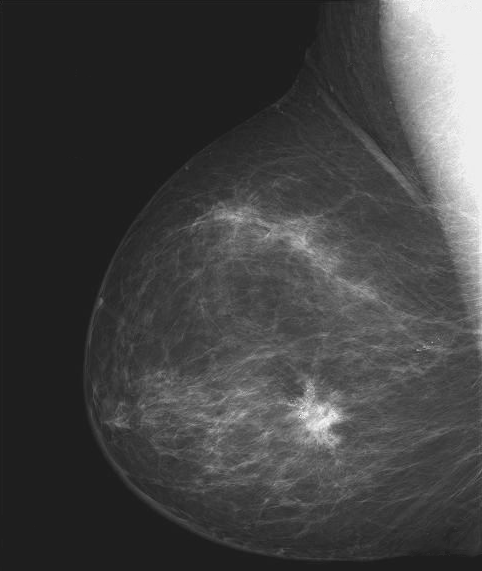
%> input picture DigitalImageProcessing/Talleres/Scripts/Fig0304(a)(breast_digital_Xray).tif, 482 x 571 px
$ octave ejercicio2.m   (GNU Octave 9; MATLAB toolbox functions it lacks are replaced by stand-ins)
%> lines starting %> are read from the running program, lines starting %| are printed output that depends on the picture
%> further down, I is the input picture: size 571x482 uint8; min 21, max 255, mean 66.7
### DigitalImageProcessing/Talleres/Scripts/escalar_imagen.m
%--------------------------------------------------------------------------
% funci髇 en Matlab que retorna una imagen de salida en una escala de grises de 0 a L-1.
% La imagen de salida puede ser tipo uint o double seg鷑 lo indique el usuario con un par醡etro de
% entrada llamado tipo (si tipo = 0, la intensidad debe entregarse como entero sin signo, si tipo=1, la
% intensidad debe entregarse como doble). La funci髇 internamente debe escalar la imagen, y en caso
% que se deba retornar usando enteros sin signo, debe determinar autom醫icamente si debe usar unit8,
% uint16, uint32, o uint64.
%--------------------------------------------------------------------------
%I:    Imagen de entrada
%Vmax: Valor m醲imo de intensidad (1,3,7,15,31,63,127,255, etc...)
%Tipo: 0: matriz de salida tipo entero sin signo.  1: matriz de salida tipo
%doble.
%I2:   Imagen de salida.
%--------------------------------------------------------------------------
function I2=escalar_imagen(I,Vmax,tipo)
%> called with Vmax = 255, tipo = 0
%--------------------------------------------------------------------------
I1=double(I);          %Convierto la imagen de entrada a double.
minimo=min(min(I1));  %Calculo el m韓imo de la intensidad de la imagen de entrada.
%> minimo = 21
I1=I1-minimo;         %Con esto la intensidad queda entre 0 y un valor dado.
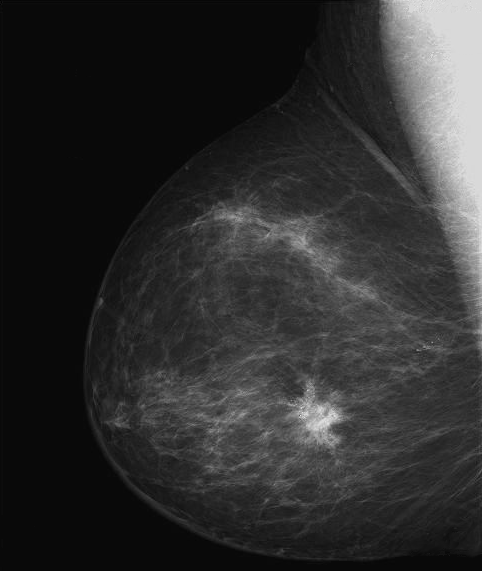
%> I1: size 571x482 double; min 0, max 234, mean 45.7
maximo=max(max(I1));  %Calculo el m醲imo de I1.
%> maximo = 234
if maximo==0          %Este condicional evita una divisi髇 por cero.
    I1=0*I1;              %Matriz de ceros.
else
    I1=I1/maximo;         %Con esto normalizo la imagen.
end
I1=I1*Vmax;           %Con esto escalo la imagen para que quede entre 0 y Vmax.

%--------------------------------------------------------------------------

n=ceil(log10(Vmax+1)/log10(2));  %Cu醤tos bits se requieren para codificar Vmax.

if tipo==0               %Retornar como entero sin signo

    I2=round(I1);

    if (n<=8)
        I2=uint8(I2);
%> I2: size 571x482 uint8
    elseif (n>8) && (n<=16)
        I2=uint16(I2);
    elseif (n>16) && (n<=32)
        I2=uint32(I2);
    elseif (n>32) && (n<=64)
        I2=uint64(I2);
    else
        I2=I1;          %En otro caso d閖elo como double.
    end

elseif tipo==1          %Retornar como double

        I2=I1; %En otro caso d閖elo como double.

end

### DigitalImageProcessing/Talleres/Scripts/trans_intensidad.m
%--------------------------------------------------------------------------
% función en Matlab que toma como argumentos una imagen en escala de grises de tamaño
% arbitrario, y una serie de argumentos variables (usando los comandos:
% varargin, nargin de Matlab) que definen tanto el tipo de función de ajuste a utilizar así como
% los parámetros requeridos por dicha función de ajuste.
% El cuerpo de la función aplica el ajuste de intensidad a cada pixel de la imagen de entrada.
% La función permite aplicar transformaciones de intensidad lineal, logarítmica, y ley de potencia
% según lo requiera el usuario.
%--------------------------------------------------------------------------
%I:    Imagen de entrada
%Tipo: 'lineal':         s= mr+b          ENTONCES parámetro1=m, parámetro2=b
%      'log':            s=c*log10(1+r)   ENTONCES parámetro1=c,
%      'potencia':       s=c*r^gamma      ENTONCES parámetro1=c, parámetro2=gamma

%I2:   Imagen de salida.
%--------------------------------------------------------------------------
function I2=trans_intensidad(I,tipo,varargin)
%> called with tipo = 'lineal'
%--------------------------------------------------------------------------

I1=double(I);          %Convierto la imagen de entrada a double.

I2=[];                 %Defino la variable y la inicializo vacía.

switch lower(tipo)
    case 'lineal'

        if nargin==4
            m=varargin{1};    %pendiente
%> m = -1
            b=varargin{2};    %corte
%> b = 255
            I2=m*I1+b;
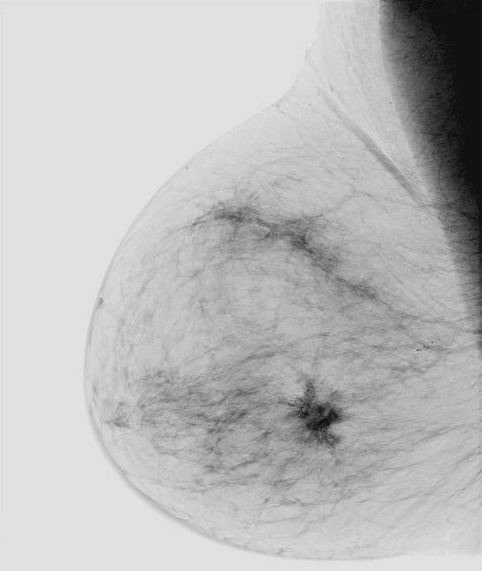
%> I2: size 571x482 double; min 0, max 234, mean 188.3
        else
            disp('Número incorrecto de parámetros')
        end


    case 'log'
        if nargin==3
            c=varargin{1};    %Constante
            I2=c*log10(1+I1);
        else
            disp('Número incorrecto de parámetros')
        end

    case 'potencia'

        if nargin==4
            c=varargin{1};     %Constante
            gamma=varargin{2}; %Gamma
            I2=c*I1.^gamma;
        else
            disp('Número incorrecto de parámetros')
        end

    otherwise
        disp('Transformación de intensidad desconocida.')
end

### DigitalImageProcessing/Talleres/Scripts/ejercicio2.m
%--------------------------------------------------------------------------
%Autor:       Dr Jairo Alejandro Gómez.
%Institución: Universidad de San Buenaventura. Cali, Colombia
%Fecha:       Abril 2012.
%--------------------------------------------------------------------------
% Ejercicio2: Diseñe una función en Matlab que tome como argumentos una imagen en escala de grises de tamaño
% arbitrario, y una serie de argumentos variables (ver comandos: varargin, nargin de Matlab) que definan
% tanto el tipo de función de ajuste a utilizar así como los parámetros requeridos por dicha función de
% ajuste. El cuerpo de la función debe aplicar el ajuste de intensidad a cada pixel de la imagen de entrada.
% La función deberá permitir aplicar transformaciones de intensidad lineal, logarítmica, y ley de potencia
% según lo requiera el usuario.
%--------------------------------------------------------------------------
clear all
close all
clc
%--------------------------------------------------------------------------
%Ejemplo usando una transformación lineal (negativo)
%--------------------------------------------------------------------------

nombre_imagen_con_extension='Fig0304(a)(breast_digital_Xray).tif';  %Image to load.
I=imread(nombre_imagen_con_extension);     %Read image from file
imfinfo(nombre_imagen_con_extension)

figure
imshow(escalar_imagen(I,255,0),'InitialMagnification', 'fit')
title('Imagen de entrada')

I2=escalar_imagen(I,255,0);   %Esto es para garantizar que el dominio de entrada es 0-255.
m=-1;
b=255;
I2=trans_intensidad(I,'lineal',m,b);

figure
imshow(escalar_imagen(I2,255,0),'InitialMagnification', 'fit')
title('Imagen de salida con una transformación lineal (Negativo)')
%--------------------------------------------------------------------------
%Ejemplo usando una transformación logarítmica.
%--------------------------------------------------------------------------

nombre_imagen_con_extension2='Fig0305(a)(DFT_no_log).tif';  %Image to load.
I3=imread(nombre_imagen_con_extension2);     %Read image from file
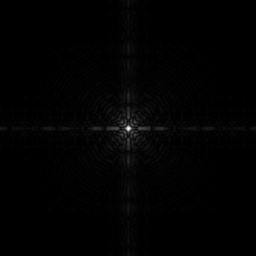
%> input picture DigitalImageProcessing/Talleres/Scripts/Fig0305(a)(DFT_no_log).tif, 256 x 256 px
%> I3 is the input picture: size 256x256 uint8; min 0, max 255, mean 2.1
imfinfo(nombre_imagen_con_extension2)

figure
imshow(escalar_imagen(I3,255,0),'InitialMagnification', 'fit')
title('Imagen de entrada')

c=1;
I4=trans_intensidad(I3,'log',c);
%> call 2 of trans_intensidad, with tipo = 'log'
%> in trans_intensidad (call 2), `c=varargin{1};`: c = 1
%> in trans_intensidad (call 2), `I2=c*log10(1+I1);`:
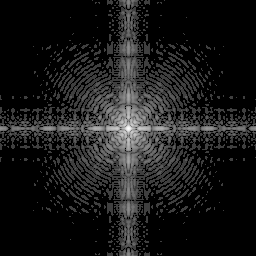
%> I2: size 256x256 double; min 0, max 2.41, mean 0.243; drawn with min black and max white

figure
imshow(escalar_imagen(I4,255,0),'InitialMagnification', 'fit')
title('Imagen de salida con una transformación logarítmica')
%--------------------------------------------------------------------------
%Ejemplo usando una transformación de ley de potencia.
%--------------------------------------------------------------------------

nombre_imagen_con_extension3='Fig0308(a)(fractured_spine).tif';  %Image to load.
I5=imread(nombre_imagen_con_extension3);     %Read image from file
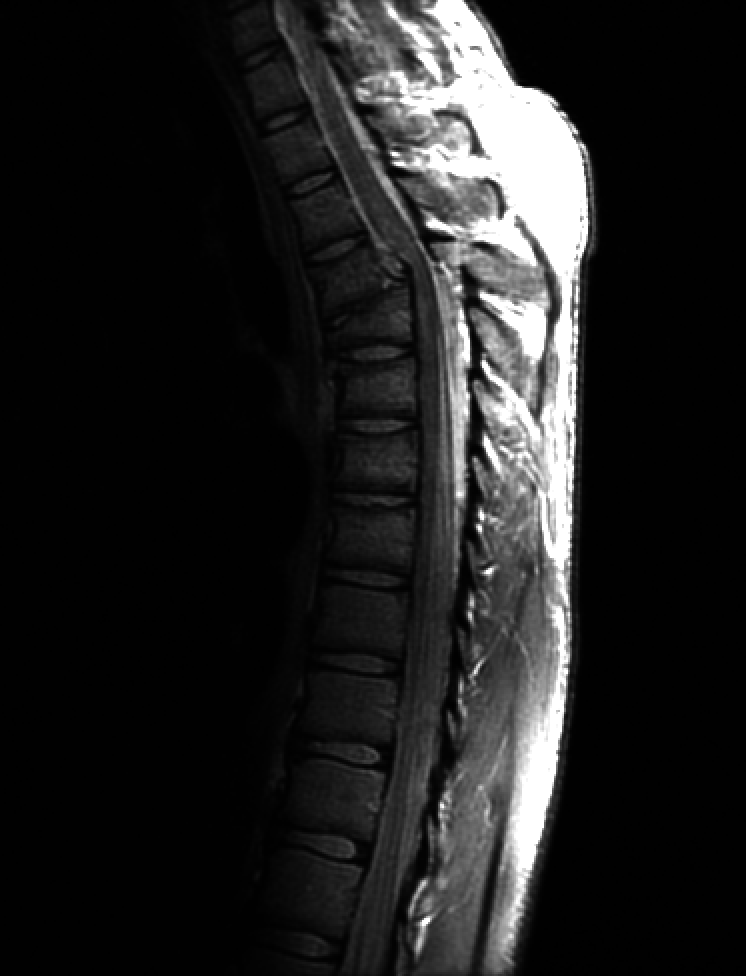
%> input picture DigitalImageProcessing/Talleres/Scripts/Fig0308(a)(fractured_spine).tif, 746 x 976 px
%> I5 is the input picture: size 976x746 uint8; min 0, max 255, mean 32.6
imfinfo(nombre_imagen_con_extension3)

figure
imshow(escalar_imagen(I5,255,0),'InitialMagnification', 'fit')
title('Imagen de entrada')

c=1;
gamma=0.4;
I6=trans_intensidad(I5,'potencia',c,gamma);
%> call 3 of trans_intensidad, with tipo = 'potencia'
%> in trans_intensidad (call 3), `gamma=varargin{2};`: gamma = 0.4
%> in trans_intensidad (call 3), `I2=c*I1.^gamma;`:
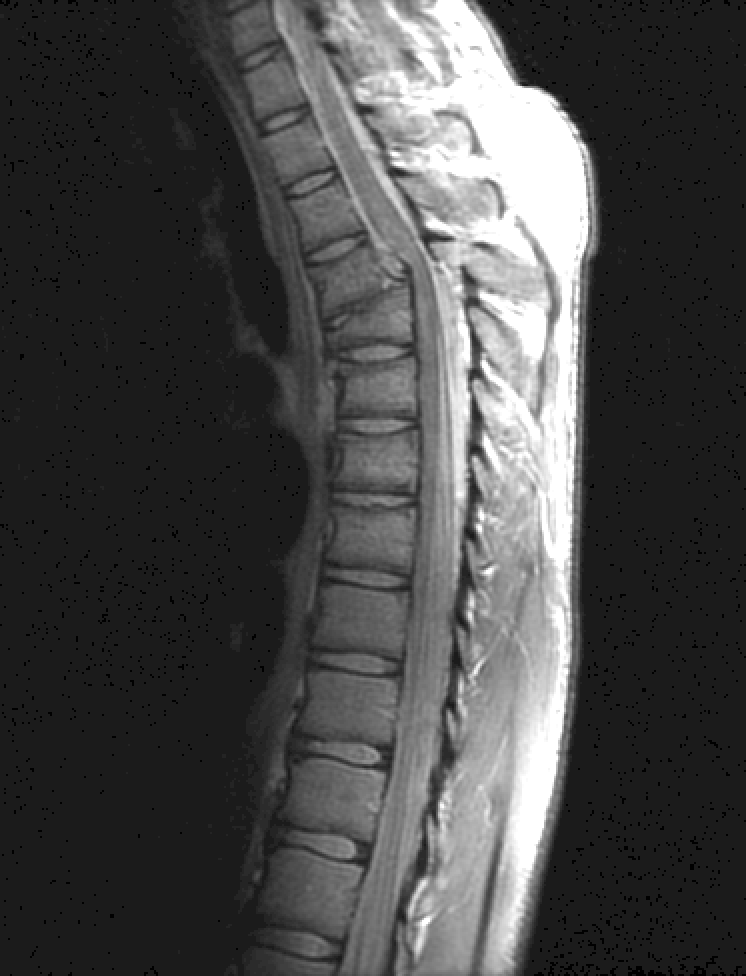
%> I2: size 976x746 double; min 0, max 9.18, mean 2.6; drawn with min black and max white

figure
imshow(escalar_imagen(I6,255,0),'InitialMagnification', 'fit')
title('Imagen de salida con una transformación de ley de potencia')
%--------------------------------------------------------------------------
